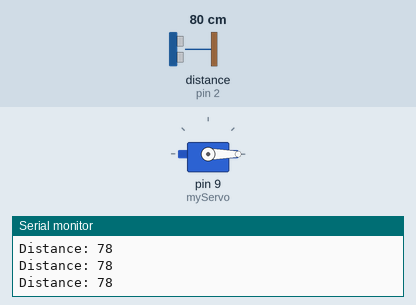
This sketch was run on a simulated Arduino Uno, built with avr-gcc and run on an emulated ATmega328P. Parts: servo, the last lines printed to the serial monitor. Wiring (inferred from the names in the program): ultrasonic range finder: trigger pin 4; echo pin 2. The inputs (shaded band) are chosen by the test bench; at power-on: distance to the obstacle (sensor on pin 2) 80 cm. The echo pulse lasts 58.3 µs per cm.

Above: at 1.2 s.
1.3 s: distance to the obstacle (sensor on pin 2) set to 48 cm
2.8 s: distance to the obstacle (sensor on pin 2) set to 43 cm
At 3.3 s:
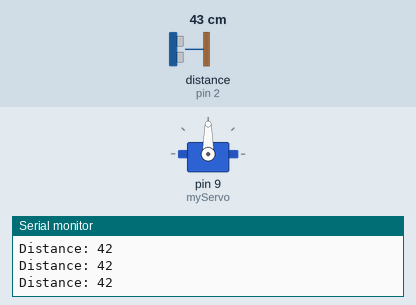
4.3 s: distance to the obstacle (sensor on pin 2) set to 60 cm
At 5.6 s:
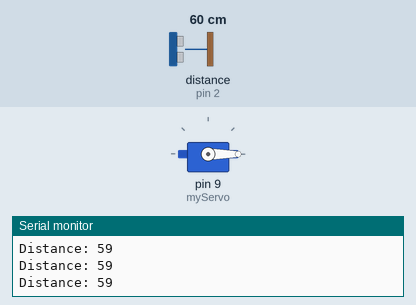
7.3 s: distance to the obstacle (sensor on pin 2) set to 18 cm
At 7.9 s:
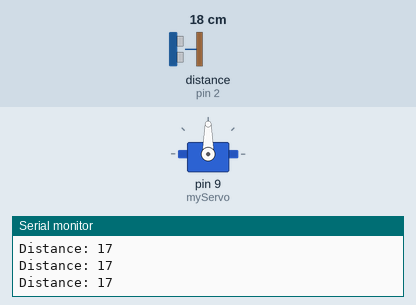
Timing chart, 0 to 9.8 s (numbered marks = the images above; inputs shaded):
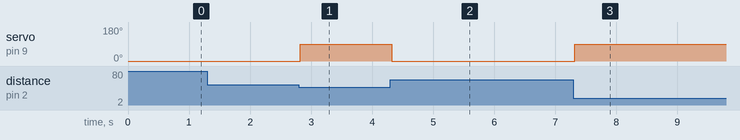

Measured:
- the behaviour switches between 46 and 45 cm on distance to the obstacle (sensor on pin 2) (found by bisection; images 0 and 1)
- after the input at 2.8 s, servo on pin 9 (myServo): 0° → 90° at once
- after the input at 4.3 s, servo on pin 9 (myServo): 90° → 0° at once
- after the input at 7.3 s, servo on pin 9 (myServo): 0° → 90° at once

The sketch:

candyDispenser.ino
```cpp
#include <Servo.h>;
Servo myServo;

const int trigPin = 4;
const int echoPin = 2;
const int servPin = 9;
// defines variables
long duration;
int distance;
void setup() {
  pinMode(trigPin, OUTPUT); // Sets the trigPin as an Output
  pinMode(echoPin, INPUT); // Sets the echoPin as an Input
  pinMode(9, OUTPUT);
  Serial.begin(9600); // Starts the serial communication
}
void loop() {
  // Clears the trigPin
  digitalWrite(trigPin, LOW);
  delayMicroseconds(2);
  // Sets the trigPin on HIGH state for 10 micro seconds
  digitalWrite(trigPin, HIGH);
  delayMicroseconds(10);
  digitalWrite(trigPin, LOW);
  // Reads the echoPin, returns the sound wave travel time in microseconds
  duration = pulseIn(echoPin, HIGH);
  // Calculating the distance
  distance = duration * 0.034 / 2;
  // Prints the distance on the Serial Monitor
  Serial.print("Distance: ");
  Serial.println(distance);

  myServo.attach(9);
  //change to 5 for real candy dispenser
  if(distance < 45){
    myServo.write(90);
  }else{
    myServo.write(0);
  }
}
```
